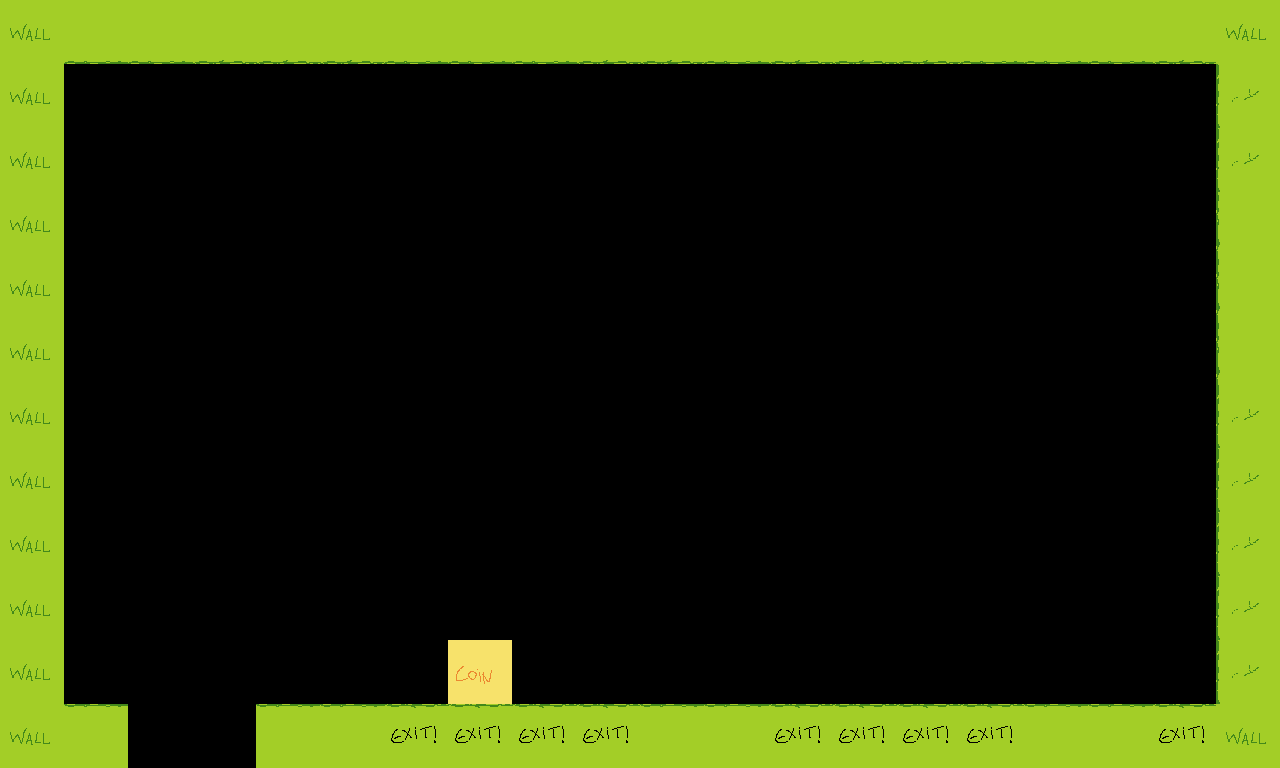

This game map was drawn from its Tiled (.tmx) file and the tilesets committed beside it. A one-line description and the full map source follow:
An orthogonal 20x12 tile map with 64x64 px tiles, 2 tile layers (bounds, scaledown), 2 hidden layers not drawn, 3 tilesets.

<map version="1.0" orientation="orthogonal" renderorder="right-down" width="20" height="12" tilewidth="64" tileheight="64" nextobjectid="1">
 <tileset firstgid="1" name="wall" tilewidth="64" tileheight="64" tilecount="14" columns="14">
  <image source="wall.png" width="896" height="64" />
 </tileset>
 <tileset firstgid="15" name="coin" tilewidth="64" tileheight="64" tilecount="3" columns="3">
  <image source="coin.png" width="192" height="64" />
 </tileset>
 <tileset firstgid="18" name="spikes" tilewidth="64" tileheight="64" tilecount="5" columns="5">
  <image source="spikes.png" width="320" height="64" />
 </tileset>
 <layer name="bounds" width="20" height="12">
  <data encoding="csv">
7,5,5,6,6,6,5,5,5,6,6,5,6,6,6,5,5,5,6,7,
7,0,0,0,0,0,0,0,0,0,0,0,0,0,0,0,0,0,0,1,
7,0,0,0,0,0,0,0,0,0,0,0,0,0,0,0,0,0,0,1,
7,0,0,0,0,0,0,0,0,0,0,0,0,0,0,0,0,0,0,2,
7,0,0,0,0,0,0,0,0,0,0,0,0,0,0,0,0,0,0,2,
7,0,0,0,0,0,0,0,0,0,0,0,0,0,0,0,0,0,0,2,
7,0,0,0,0,0,0,0,0,0,0,0,0,0,0,0,0,0,0,1,
7,0,0,0,0,0,0,0,0,0,0,0,0,0,0,0,0,0,0,1,
7,0,0,0,0,0,0,0,0,0,0,0,0,0,0,0,0,0,0,1,
7,0,0,0,0,0,0,0,0,0,0,0,0,0,0,0,0,0,0,1,
7,0,0,0,0,0,0,0,0,0,0,0,0,0,0,0,0,0,0,1,
7,3,0,0,3,3,4,4,4,4,3,3,4,4,4,4,3,3,4,7
</data>
 </layer>
 <layer name="scaledown" width="20" height="12">
  <data encoding="csv">
0,0,0,0,0,0,0,0,0,0,0,0,0,0,0,0,0,0,0,0,
0,0,0,0,0,0,0,0,0,0,0,0,0,0,0,0,0,0,0,0,
0,0,0,0,0,0,0,0,0,0,0,0,0,0,0,0,0,0,0,0,
0,0,0,0,0,0,0,0,0,0,0,0,0,0,0,0,0,0,0,0,
0,0,0,0,0,0,0,0,0,0,0,0,0,0,0,0,0,0,0,0,
0,0,0,0,0,0,0,0,0,0,0,0,0,0,0,0,0,0,0,0,
0,0,0,0,0,0,0,0,0,0,0,0,0,0,0,0,0,0,0,0,
0,0,0,0,0,0,0,0,0,0,0,0,0,0,0,0,0,0,0,0,
0,0,0,0,0,0,0,0,0,0,0,0,0,0,0,0,0,0,0,0,
0,0,0,0,0,0,0,0,0,0,0,0,0,0,0,0,0,0,0,0,
0,0,0,0,0,0,0,15,0,0,0,0,0,0,0,0,0,0,0,0,
0,0,0,0,0,0,0,0,0,0,0,0,0,0,0,0,0,0,0,0
</data>
 </layer>
 <layer name="scaleup" width="20" height="12" visible="0">
  <data encoding="csv">
0,0,0,0,0,0,0,0,0,0,0,0,0,0,0,0,0,0,0,0,
0,0,0,0,0,0,0,0,0,0,0,0,0,0,0,0,0,0,0,0,
0,0,0,0,0,0,0,0,0,0,0,0,0,0,0,0,0,0,0,0,
0,0,0,0,0,0,0,0,0,0,0,0,0,0,0,0,0,0,0,0,
0,0,0,0,0,0,0,0,0,0,0,0,0,0,0,0,0,0,0,0,
0,0,0,0,0,0,0,0,0,0,0,0,0,0,0,0,0,0,0,0,
0,0,0,0,0,0,0,0,0,0,0,0,0,0,0,0,0,0,0,0,
0,0,0,0,0,0,0,0,0,0,0,0,0,0,0,0,0,0,0,0,
0,0,0,0,0,0,0,0,0,0,0,0,0,0,0,0,0,0,0,0,
0,0,0,0,0,0,0,0,0,0,0,0,0,0,0,0,0,0,0,0,
0,0,0,0,0,0,0,0,0,0,0,0,0,0,0,0,0,0,0,0,
0,0,0,0,0,0,0,0,0,0,0,0,0,0,0,0,0,0,0,0
</data>
 </layer>
 <layer name="spikes" width="20" height="12" visible="0">
  <data encoding="csv">
0,0,0,0,0,0,0,0,0,0,0,0,0,0,0,0,0,0,0,0,
0,0,0,0,0,0,0,0,0,0,0,0,0,0,0,0,0,0,0,0,
0,0,0,0,0,0,0,0,0,0,0,0,0,0,0,0,0,0,0,0,
0,0,0,0,0,0,0,0,0,0,0,0,0,0,0,0,0,0,0,0,
0,0,0,0,0,0,0,0,0,0,0,0,0,0,0,0,0,0,0,0,
0,0,0,0,0,0,0,0,0,0,0,0,0,0,0,0,0,0,0,0,
0,0,0,0,0,0,0,0,0,0,0,0,0,0,0,0,0,0,0,0,
0,0,0,0,0,0,0,0,0,0,0,0,0,0,0,0,0,0,0,0,
0,0,0,0,0,0,0,0,0,0,0,0,0,0,0,0,0,0,0,0,
0,0,0,0,0,0,0,0,0,0,0,0,0,0,0,0,0,0,0,0,
0,0,0,0,0,0,0,0,0,0,0,0,0,0,0,0,0,0,0,0,
0,0,0,0,0,0,0,0,0,0,0,0,0,0,0,0,0,0,0,0
</data>
 </layer>
</map>